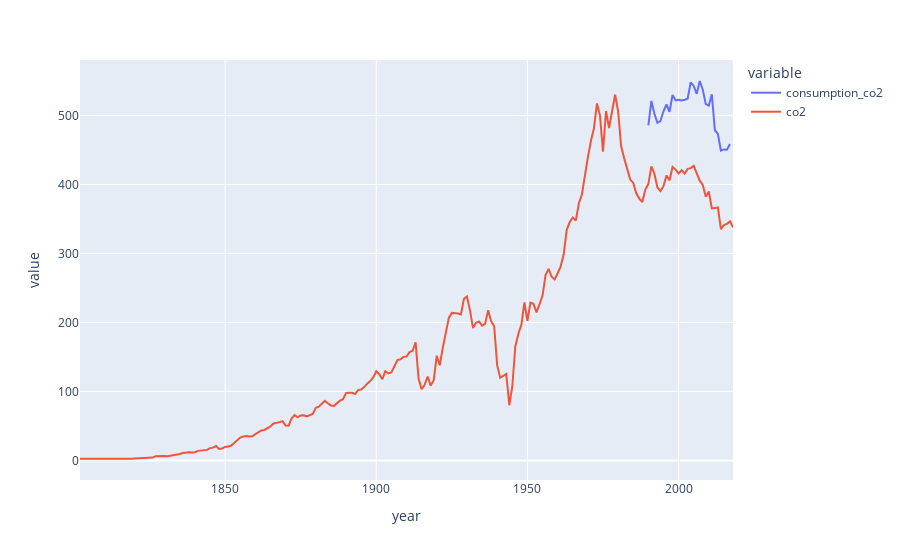

The notebook cell saved with this chart:
### Code cell
fig = px.line(data,x="year",y=['consumption_co2','co2']
              #labels={"value":"Temperature(°C)"},title="Line plots for data"
             )
fig.show()

### Figure 1 — Plotly figure (JSON) as saved in the notebook; plotly's stock layout.template omitted (floating-point values rounded to 4 significant figures; data arrays with more than 128 entries replaced by an {"elided": "..."} marker saying what was removed)
{"data": [{"hovertemplate": "variable=consumption_co2<br>year=%{x}<br>value=%{y}<extra></extra>", "legendgroup": "consumption_co2", "line": {"color": "#636efa", "dash": "solid"}, "mode": "lines", "name": "consumption_co2", "orientation": "v", "showlegend": true, "type": "scatter", "x": {"elided": "211 int values"}, "xaxis": "x", "y": {"elided": "211 float values"}, "yaxis": "y"}, {"hovertemplate": "variable=co2<br>year=%{x}<br>value=%{y}<extra></extra>", "legendgroup": "co2", "line": {"color": "#EF553B", "dash": "solid"}, "mode": "lines", "name": "co2", "orientation": "v", "showlegend": true, "type": "scatter", "x": {"elided": "211 int values"}, "xaxis": "x", "y": {"elided": "211 float values"}, "yaxis": "y"}], "layout": {"legend": {"title": {"text": "variable"}, "tracegroupgap": 0}, "margin": {"t": 60}, "xaxis": {"anchor": "y", "domain": [0, 1], "title": {"text": "year"}}, "yaxis": {"anchor": "x", "domain": [0, 1], "title": {"text": "value"}}}}
